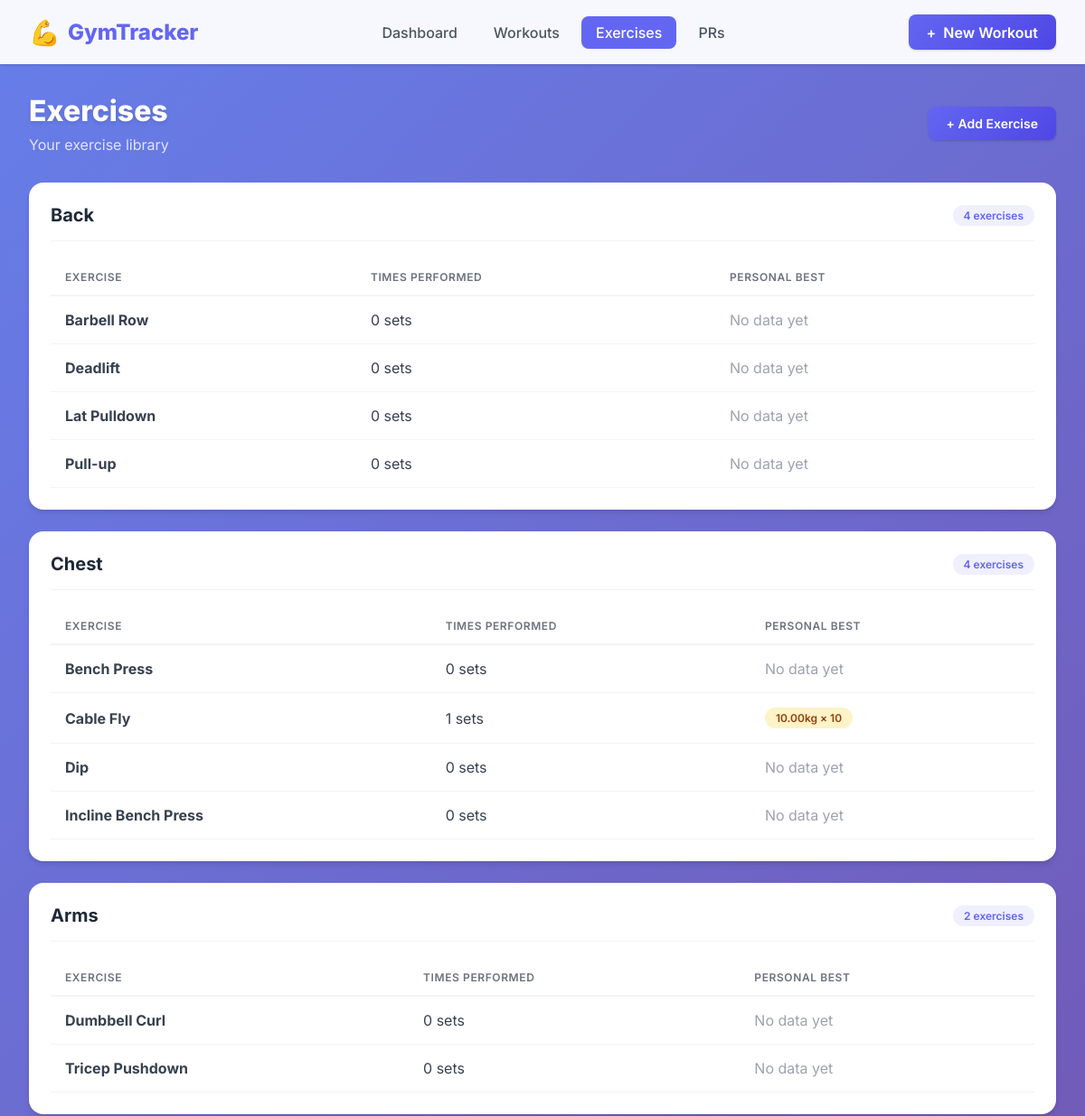
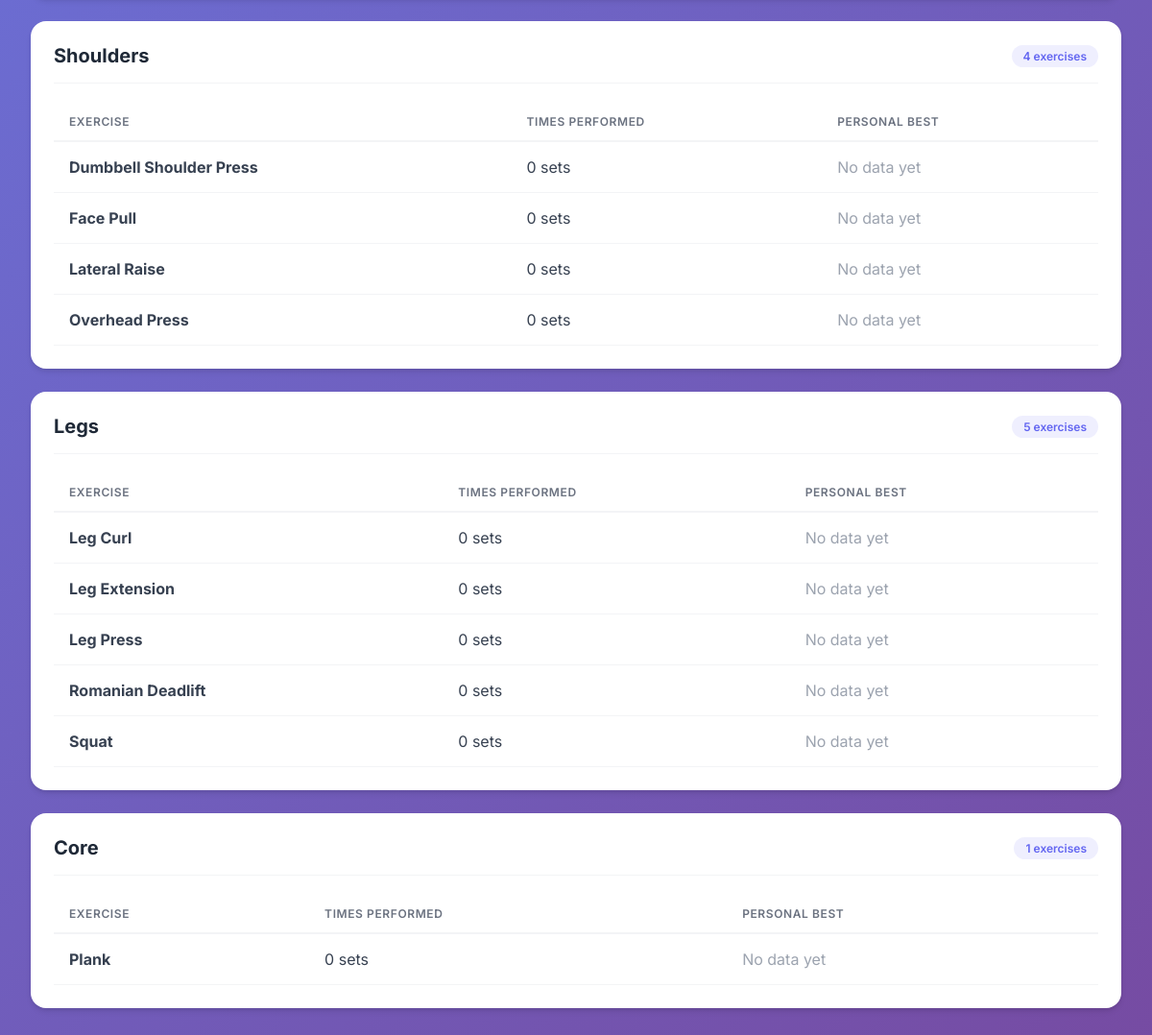
The page /exercises/ on the database its author committed (2 pictures, top to bottom).
### workouts/models.py (models this page shows, shortened)
class Exercise(models.Model):
    MUSCLE_GROUPS = [
        ('chest', 'Chest'),
        ('back', 'Back'),
        ('shoulders', 'Shoulders'),
        ('legs', 'Legs'),
        ('biceps', 'Biceps'),
        ('triceps', 'Triceps'),
        ('core', 'Core'),
    ]
    name = models.CharField(max_length=100)
    muscle_group = models.CharField(max_length=20, choices=MUSCLE_GROUPS)
    class Meta:
        ordering = ['muscle_group', 'name']
        unique_together = ['name', 'muscle_group']
    def get_personal_best(self):
        best = self.sets.order_by('-weight').first()
        return best

class Set(models.Model):
    workout = models.ForeignKey(Workout, on_delete=models.CASCADE, related_name='sets')
    exercise = models.ForeignKey(Exercise, on_delete=models.CASCADE, related_name='sets')
    set_number = models.PositiveIntegerField(default=1)
    weight = models.DecimalField(max_digits=6, decimal_places=2)
    reps = models.PositiveIntegerField()
    notes = models.CharField(max_length=200, blank=True)
    created_at = models.DateTimeField(auto_now_add=True)
    class Meta:
        ordering = ['set_number']

### workouts/views.py (the view)
# urls.py: path('exercises/', views.ExerciseListView.as_view(), name='exercise_list'),
class ExerciseListView(View):
    def get(self, request):
        exercises_by_group = {}
        for exercise in Exercise.objects.annotate(set_count=Count('sets')).all():
            group = exercise.get_muscle_group_display()
            if group not in exercises_by_group:
                exercises_by_group[group] = []
            pb = exercise.get_personal_best()
            exercises_by_group[group].append({
                'exercise': exercise,
                'set_count': exercise.set_count,
                'pb': pb
            })
        context = {
            'exercises_by_group': exercises_by_group,
        }
        return render(request, 'workouts/exercise_list.html', context)

### templates/workouts/exercise_list.html (shortened to what this page needs)
{% extends 'base.html' %}
{% block content %}
<div class="page-header" style="display: flex; justify-content: space-between; align-items: center;">
    <div>
        <h1 class="page-title">Exercises</h1>
        <p class="page-subtitle">Your exercise library</p>
    </div>
    <a href="{% url 'add_exercise_type' %}" class="btn btn-primary">+ Add Exercise</a>
</div>
{% for group, exercises in exercises_by_group.items %}
<div class="card">
    <div class="card-header">
        <h2 class="card-title">{{ group }}</h2>
        <span class="badge badge-primary">{{ exercises|length }} exercises</span>
    </div>
    <div class="table-container">
        <table>
            <thead>
                <tr>
                    <th>Exercise</th>
                    <th>Times Performed</th>
                    <th>Personal Best</th>
                </tr>
            </thead>
            <tbody>
                {% for data in exercises %}
                <tr>
                    <td><strong>{{ data.exercise.name }}</strong></td>
                    <td>{{ data.set_count }} sets</td>
                    <td>
                        {% if data.pb %}
                        <span class="badge badge-warning">{{ data.pb.weight }}kg × {{ data.pb.reps }}</span>
                        {% else %}
                        <span style="color: var(--gray-400);">No data yet</span>
                        {% endif %}
                    </td>
                </tr>
                {% endfor %}
            </tbody>
        </table>
    </div>
</div>
{% endfor %}
{% endblock %}

### templates/base.html (shortened to what this page needs)
<!DOCTYPE html>
<html lang="en">
<head>
</head>
<body>
    <nav class="navbar">
        <div class="navbar-content">
            <a href="{% url 'dashboard' %}" class="logo">
                <span class="logo-icon">💪</span>
                <span>GymTracker</span>
            </a>
            <ul class="nav-links">
                <li><a href="{% url 'dashboard' %}" {% if request.path == '/' %}class="active"{% endif %}>Dashboard</a></li>
                <li><a href="{% url 'workout_list' %}" {% if 'workouts' in request.path %}class="active"{% endif %}>Workouts</a></li>
                <li><a href="{% url 'exercise_list' %}" {% if 'exercises' in request.path %}class="active"{% endif %}>Exercises</a></li>
                <li><a href="{% url 'personal_bests' %}" {% if 'personal-bests' in request.path %}class="active"{% endif %}>PRs</a></li>
            </ul>
            <a href="{% url 'new_workout' %}" class="btn-new">
                <span>+</span> New Workout
            </a>
        </div>
    </nav>
    <main class="main-content">
        {% block content %}{% endblock %}
    </main>
</body>
</html>

### templates/base.html (style rules this page uses)
* { margin: 0; padding: 0; box-sizing: border-box; }
:root { --primary: #6366f1; --primary-dark: #4f46e5; --primary-light: #a5b4fc; --success: #10b981; --success-light: #d1fae5; --warning: #f59e0b; --warning-light: #fef3c7; --danger: #ef4444; --danger-light: #fee2e2; --gray-50: #f9fafb; --gray-100: #f3f4f6; --gray-200: #e5e7eb; --gray-300: #d1d5db; --gray-400: #9ca3af; --gray-500: #6b7280; --gray-600: #4b5563; --gray-700: #374151; --gray-800: #1f2937; --gray-900: #111827; --shadow: 0 1px 3px rgba(0,0,0,0.1), 0 1px 2px rgba(0,0,0,0.06); --shadow-md: 0 4px 6px -1px rgba(0,0,0,0.1), 0 2px 4px -1px rgba(0,0,0,0.06); --shadow-lg: 0 10px 15px -3px rgba(0,0,0,0.1), 0 4px 6px -2px rgba(0,0,0,0.05); }
body { font-family: 'Inter', -apple-system, BlinkMacSystemFont, sans-serif; background: linear-gradient(135deg, #667eea 0%, #764ba2 100%); min-height: 100vh; color: var(--gray-800); }
.navbar { background: rgba(255,255,255,0.95); backdrop-filter: blur(10px); padding: 1rem 2rem; position: sticky; top: 0; z-index: 100; box-shadow: var(--shadow); }
.navbar-content { max-width: 1200px; margin: 0 auto; display: flex; justify-content: space-between; align-items: center; }
.logo { font-size: 1.5rem; font-weight: 800; color: var(--primary); text-decoration: none; display: flex; align-items: center; gap: 0.5rem; }
.logo-icon { font-size: 1.75rem; }
.nav-links { display: flex; gap: 0.5rem; list-style: none; }
.nav-links a { padding: 0.5rem 1rem; color: var(--gray-600); text-decoration: none; font-weight: 500; border-radius: 0.5rem; transition: all 0.2s; }
.nav-links a.active { background: var(--primary); color: white; }
.btn-new { background: linear-gradient(135deg, var(--primary) 0%, var(--primary-dark) 100%); color: white; padding: 0.6rem 1.25rem; border-radius: 0.5rem; text-decoration: none; font-weight: 600; display: flex; align-items: center; gap: 0.5rem; transition: transform 0.2s, box-shadow 0.2s; box-shadow: var(--shadow); }
.main-content { max-width: 1200px; margin: 0 auto; padding: 2rem; }
.card { background: white; border-radius: 1rem; box-shadow: var(--shadow-md); padding: 1.5rem; margin-bottom: 1.5rem; }
.card-header { display: flex; justify-content: space-between; align-items: center; margin-bottom: 1.25rem; padding-bottom: 1rem; border-bottom: 1px solid var(--gray-100); }
.card-title { font-size: 1.25rem; font-weight: 700; color: var(--gray-800); }
.btn { display: inline-flex; align-items: center; gap: 0.5rem; padding: 0.625rem 1.25rem; border-radius: 0.5rem; font-weight: 600; font-size: 0.875rem; cursor: pointer; border: none; transition: all 0.2s; text-decoration: none; }
.btn-primary { background: linear-gradient(135deg, var(--primary) 0%, var(--primary-dark) 100%); color: white; box-shadow: var(--shadow); }
.badge { display: inline-flex; align-items: center; padding: 0.25rem 0.75rem; border-radius: 9999px; font-size: 0.75rem; font-weight: 600; }
.badge-primary { background: rgba(99, 102, 241, 0.1); color: var(--primary); }
.badge-warning { background: var(--warning-light); color: #92400e; }
.table-container { overflow-x: auto; }
table { width: 100%; border-collapse: collapse; }
th { text-align: left; padding: 0.75rem 1rem; font-size: 0.75rem; font-weight: 600; text-transform: uppercase; letter-spacing: 0.05em; color: var(--gray-500); border-bottom: 2px solid var(--gray-100); }
td { padding: 1rem; border-bottom: 1px solid var(--gray-100); color: var(--gray-700); }
.page-header { margin-bottom: 2rem; }
.page-title { font-size: 2rem; font-weight: 800; color: white; text-shadow: 0 2px 4px rgba(0,0,0,0.1); }
.page-subtitle { color: rgba(255,255,255,0.8); margin-top: 0.5rem; }

### rows shown on the page
Exercise: exercises_by_group "Back", exercise.name "Barbell Row", set_count "0", shows "No data yet"
Exercise: exercise.name "Deadlift", set_count "0", shows "No data yet"
Exercise: exercise.name "Lat Pulldown", set_count "0", shows "No data yet"
Exercise: exercise.name "Pull-up", set_count "0", shows "No data yet"
Exercise: exercises_by_group "Chest", exercise.name "Bench Press", set_count "0", shows "No data yet"
Exercise: exercise.name "Cable Fly", set_count "1", pb.weight "10.00", pb.reps "10"
Exercise: exercise.name "Dip", set_count "0", shows "No data yet"
Exercise: exercise.name "Incline Bench Press", set_count "0", shows "No data yet"
Exercise: exercises_by_group "Arms", exercise.name "Dumbbell Curl", set_count "0", shows "No data yet"
Exercise: exercise.name "Tricep Pushdown", set_count "0", shows "No data yet"
Exercise: exercises_by_group "Shoulders", exercise.name "Dumbbell Shoulder Press", set_count "0", shows "No data yet"
Exercise: exercise.name "Face Pull", set_count "0", shows "No data yet"
Exercise: exercise.name "Lateral Raise", set_count "0", shows "No data yet"
Exercise: exercise.name "Overhead Press", set_count "0", shows "No data yet"
Exercise: exercises_by_group "Legs", exercise.name "Leg Curl", set_count "0", shows "No data yet"
Exercise: exercise.name "Leg Extension", set_count "0", shows "No data yet"
Exercise: exercise.name "Leg Press", set_count "0", shows "No data yet"
Exercise: exercise.name "Romanian Deadlift", set_count "0", shows "No data yet"
Exercise: exercise.name "Squat", set_count "0", shows "No data yet"
Exercise: exercises_by_group "Core", exercise.name "Plank", set_count "0", shows "No data yet"

### other values the page prints
{{ exercises|length }} "4" "4" "2" "4" "5" "1"
